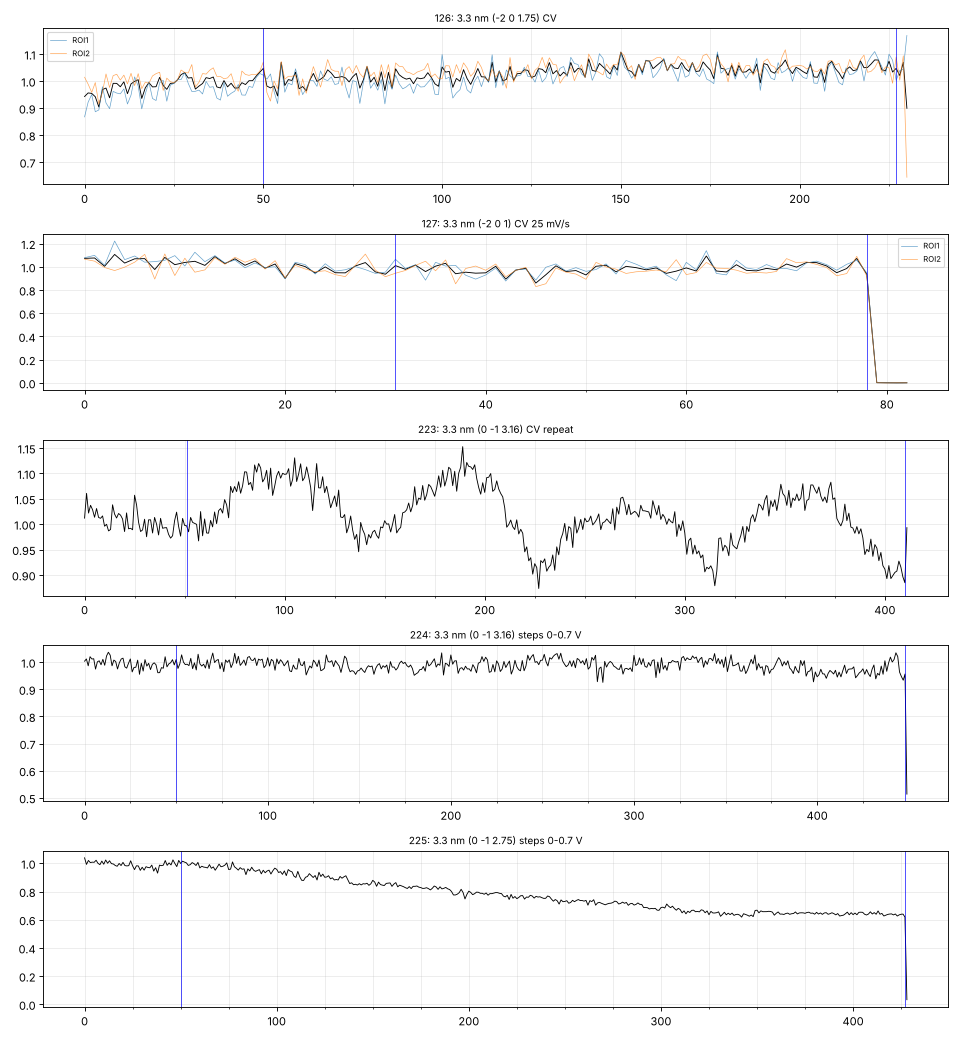

This figure's Python source:
"""Raw traces of the second batch (126, 127, 223, 224, 225), relative to the first images after the EC start."""
import os, sys
here = os.path.dirname(os.path.abspath(__file__))
sys.path.insert(0, os.path.join(here, "..", ".."))
import numpy as np, matplotlib
matplotlib.use("Agg")
import matplotlib.pyplot as plt
from ctrfit.echem.external import parse_roi_sums
def load(s):
    return parse_roi_sums(open(os.path.join(here, "data", f"ROIs_s{s}_sums.txt")).read())[s]
fig, axs = plt.subplots(5, 1, figsize=(12, 13))
for ax, (s, sig, start, stop, lab) in zip(axs, [(126, ("ROI1", "ROI2"), 50, 227, "3.3 nm (-2 0 1.75) CV"),
                                                (127, ("ROI1", "ROI2"), 31, 78, "3.3 nm (-2 0 1) CV 25 mV/s"),
                                                (223, ("ROI1",), 51, 410, "3.3 nm (0 -1 3.16) CV repeat"),
                                                (224, ("ROI1",), 50, 448, "3.3 nm (0 -1 3.16) steps 0-0.7 V"),
                                                (225, ("ROI1",), 50, 427, "3.3 nm (0 -1 2.75) steps 0-0.7 V")]):
    t = load(s)
    n = len(t["ROI1"]); print(s, "images", n, "columns", list(t.keys()))
    y = sum(np.asarray(t[c], float) for c in sig)
    m = min(n, stop + 5)
    x = np.arange(m)
    ax.plot(x, y[:m] / y[start:start + 6].mean(), "k-", lw=0.8)
    for c in sig if len(sig) > 1 else ():
        v = np.asarray(t[c], float); ax.plot(x, v[:m] / v[start:start + 6].mean(), lw=0.6, alpha=0.7, label=c)
    ax.axvline(start, color="b", lw=0.6); ax.axvline(stop, color="b", lw=0.6)
    ax.set_xticks(np.arange(0, m, 25), minor=True); ax.grid(which="both", alpha=0.25)
    ax.set_title(f"{s}: {lab}", fontsize=9); ax.legend(fontsize=7) if len(sig) > 1 else None
fig.tight_layout(); fig.savefig(os.path.join(here, "look_new.png"), dpi=80)
